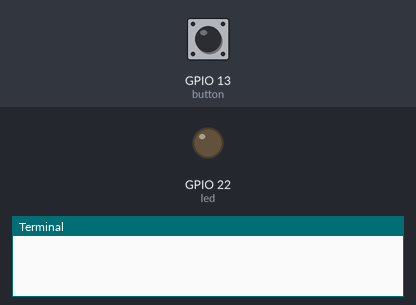
Simulated run of this program. Board: Raspberry Pi (BCM pin numbers). Parts: output pins drawn as LEDs (lit = HIGH), the last lines printed to the terminal. Inputs (shaded band) come from the test bench; at power-on: GPIO 13 (button) HIGH.

Above: at 1.2 s.
1.3 s: GPIO 13 (button) pulled LOW for 0.15 s
At 1.37 s:
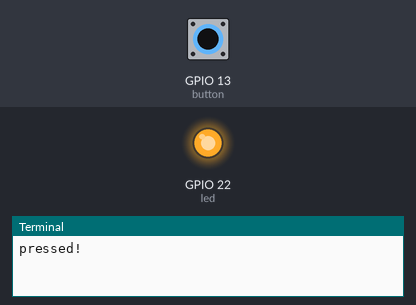
2.9 s: GPIO 13 (button) pulled LOW for 3.2 s
At 7.2 s:
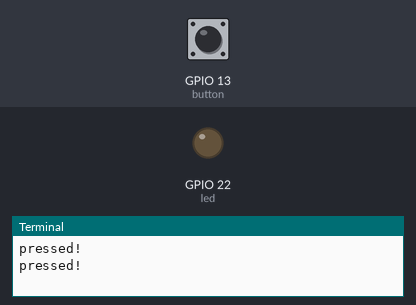
Timing chart, 0 to 8.7 s (numbered marks = the images above; inputs shaded):
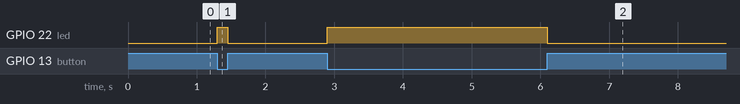

The program:

run_button_led_rpi.py
```python
"""
gpiozero makes some things very easy, but
it helps to have a bit more control.  here's
the same example with the button and led
using the lower-level RPi module.
"""

import RPi.GPIO as GPIO
from signal import pause

# BCM lets us reference pins by GPIO number.
GPIO.setmode(GPIO.BCM)

# Set the two pins
button = 13
led = 22
GPIO.setup(button, GPIO.IN, pull_up_down=GPIO.PUD_UP) # Pulls up to 3.3v when closed, so 0v is "on"
GPIO.setup(led, GPIO.OUT)

def callback(pin):
    if GPIO.input(button):
        GPIO.output(led, 0)
    else:
        print("pressed!")
        GPIO.output(led, 1)


GPIO.add_event_detect(button, GPIO.BOTH, callback)

pause()
```

Measured:
- after the input at 1.3 s, GPIO 22 (led): LOW → HIGH at once, → LOW 0.15 s later
- after the input at 2.9 s, GPIO 22 (led): LOW → HIGH at once, → LOW 3.2 s later
